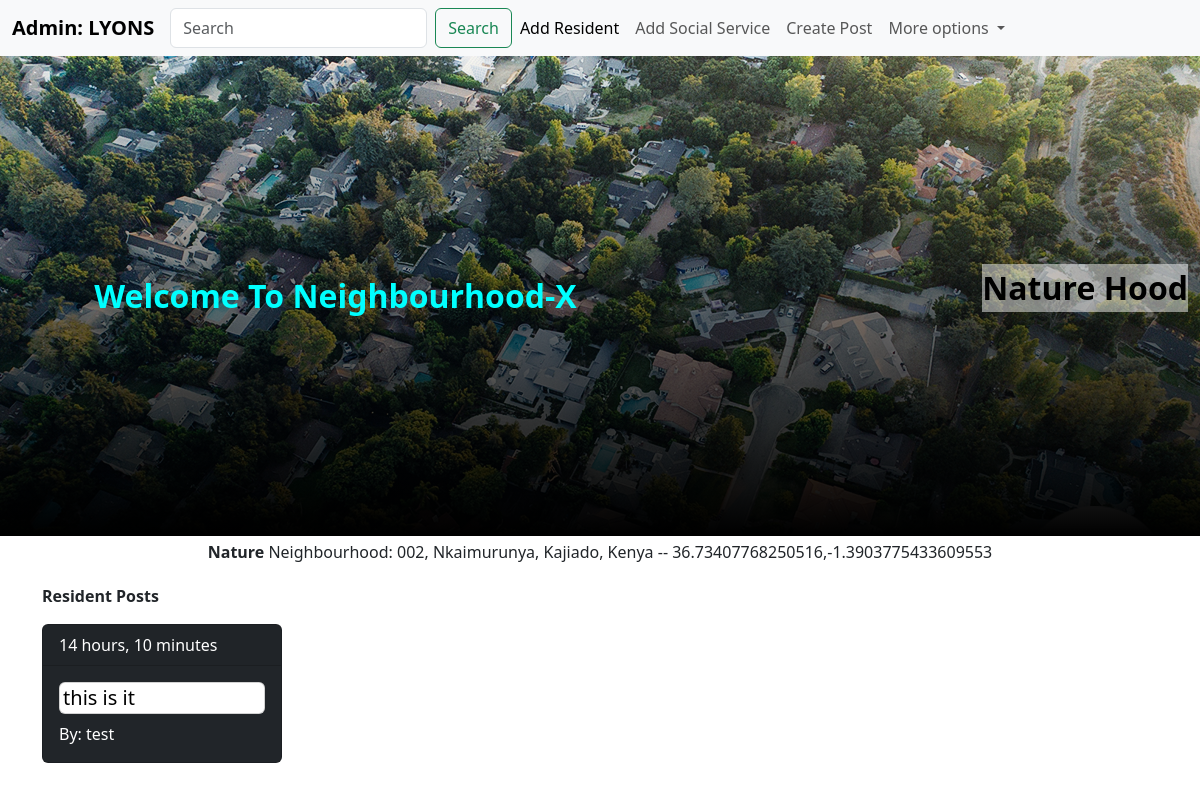
The page /admin-dashboard/ (signed in) on the database as committed earlier.
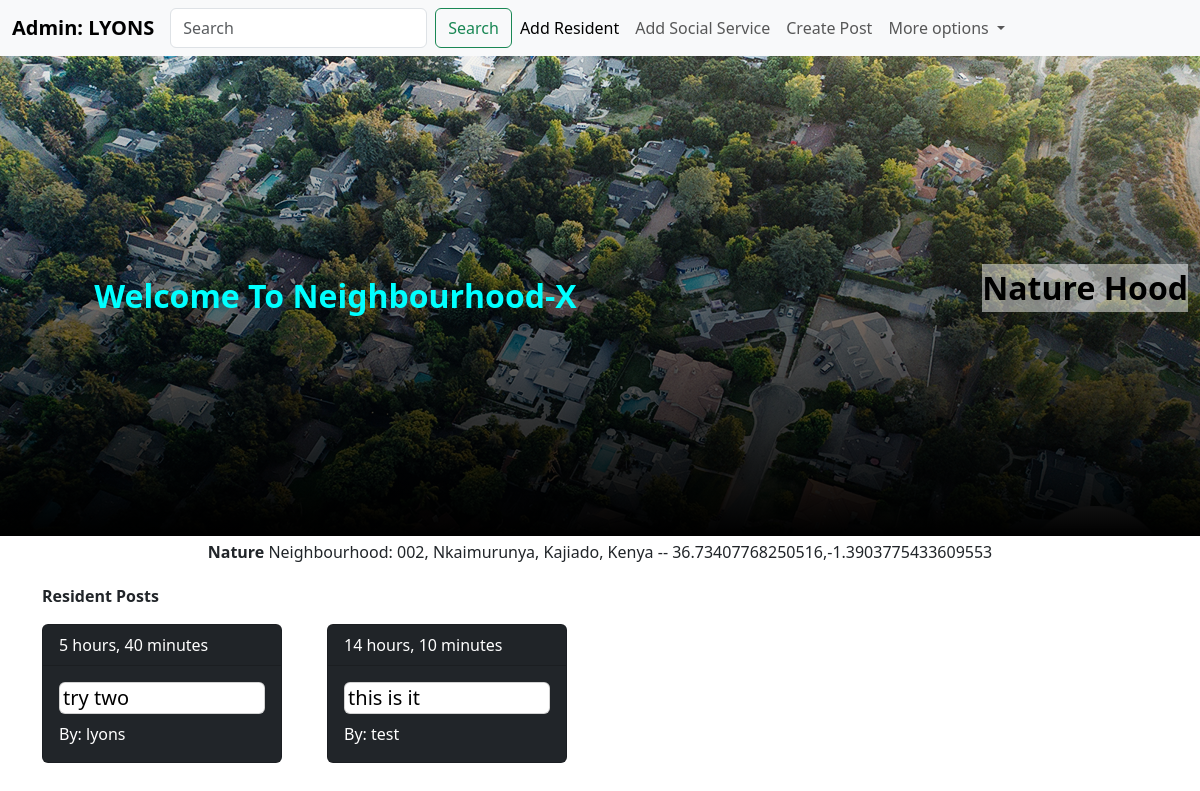
The same page on the database as committed later.
### neighbourhoodx/models.py (models this page shows, shortened)
class Post(models.Model):
    poster = models.ForeignKey(User, on_delete=models.SET_NULL, null=True)
    neighbourhood = models.ForeignKey(Neighbourhood, on_delete=models.CASCADE)
    body = models.TextField()
    posted = models.DateTimeField(auto_now_add=True)
    class Meta:
        verbose_name = 'Post'
        verbose_name_plural = 'Posts'
        ordering = ['-posted']

### neighbourhoodx/views.py (the view)
# urls.py: path('admin-dashboard/', views.adminDashboard, name="adminDashboard"),
@login_required(login_url='login')
def adminDashboard(request):
    user = request.user
    try:
        administrator = Administrator.objects.get(user = user)
    except:
        raise Http404()
    try:
        get_neighbourhood = Neighbourhood.objects.get(admin = administrator)
    except:
        get_neighbourhood = None
    if get_neighbourhood != None:
        posts = get_neighbourhood.post_set.all()
        n_long = get_neighbourhood.location[0]
        n_lat = get_neighbourhood.location[1]
        social_services = SocialServices.objects.filter(neighbourhood = get_neighbourhood)
        m = folium.Map(location=[n_lat, n_long], zoom_start=10)
        folium.Marker([n_lat, n_long],
            popup=f'<strong>{get_neighbourhood.name}</strong> Neighbourhood',
            tooltip='Click here for more',
            icon=folium.Icon(icon='home', color='blue')
            ).add_to(m)
        folium.CircleMarker(
            [n_lat, n_long],
            tooltip=f'<strong>{get_neighbourhood.name}</strong> Neighbourhood',
            popup='Join our neighbourhood',
            radius = 100,
            color='blue',
            fill=True,
            fill_color='aqua'
            ).add_to(m)
        if social_services != None:
            for service in social_services:
                s_long = service.location[0]
                s_lat = service.location[1]
                folium.Marker([s_lat, s_long],
                    popup=f'<strong>{service.name}</strong>',
                    tooltip='Click here for more',
                    icon=folium.Icon(icon='cloud', color='red')
                    ).add_to(m),
        else:
            posts = None
    else:
        return redirect(setUpNeighbourhood)
    m = m._repr_html_() #html representation
    context = {'map': m, 'hood': get_neighbourhood, 'posts':posts}
    return render(request, 'neighbourhoodx/admin_dashboard.html', context)

### neighbourhoodx/templates/neighbourhoodx/admin_dashboard.html (shortened to what this page needs)
{% extends 'main.html' %}
{% load bootstrap5 %}
{% block content %}
<nav class="navbar navbar-expand-lg navbar-light bg-light">
    <div class="container-fluid">
        <a class="navbar-brand" href="{% url 'adminDashboard' %}"><strong>Admin: {{hood.admin.user.username | upper}} </strong></a>
        <div class="collapse navbar-collapse" id="navbarSupportedContent">
            <ul class="navbar-nav me-auto mb-2 mb-lg-0">
                <form class="d-flex">
                    <input class="form-control me-2" type="search" placeholder="Search" aria-label="Search">
                    <button class="btn btn-outline-success" type="submit">Search</button>
                </form>
                <li class="nav-item">
                    <a class="nav-link active" aria-current="page" href="{% url 'add-resident' %}">Add Resident</a>
                </li>
                <li class="nav-item">
                    <a class="nav-link" href="{% url 'social-services' %}">Add Social Service</a>
                </li>
                <li class="nav-item">
                    <a class="nav-link" href="{% url 'post' %}">Create Post</a>
                </li>
                <li class="nav-item dropdown">
                    <a class="nav-link dropdown-toggle" href="#" id="navbarDropdown" role="button"
                        data-bs-toggle="dropdown" aria-expanded="false">
                        More options
                    </a>
                </li>
            </ul>
        </div>
    </div>
</nav>
<div class="container-fluid admin">
    <div class="admin-blank">
        <strong class="text-center">Welcome To Neighbourhood-X</strong>
    </div>
    <div class="admin-map">
        <p class="text-center p-txt">{{hood.name}} Hood</p>
    </div>
</div>
<div class="container">
    <p class="text-center p-1"><strong>{{hood.name}}</strong> Neighbourhood: {{hood.address}} -- {{hood.location}}</p>
    <p><strong>Resident Posts</strong></p>
    <div class="row">
        {% for post in posts %}
        <div class="col-md-3">
            <div class="card text-white bg-dark mb-1" style="max-width: 15rem; max-height: 9rem;">
                <div class="card-header">{{post.posted | timesince}}</div>
                <div class="card-body">
                    <h5 class="card-title card post-card">{{post.body}}</h5>
                    <p class="card-text">By: {{post.poster}}</p>
                </div>
            </div>
        </div>
        {% endfor %}
    </div>
</div>
<br>
{% endblock content %}

Rows that differ between the two databases and show on the page:
added Post: posted "5 hours, 40 minutes", body "try two", poster "lyons"
